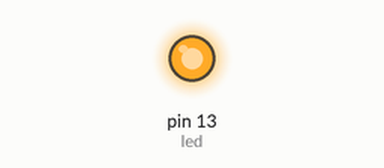
Simulated run of this sketch. Board: Arduino Uno, built with avr-gcc and run on an emulated ATmega328P. Shown: output pins drawn as LEDs (lit = HIGH). What the sketch prints to the serial monitor is not drawn.

Above: at 1.0 s.
At 3.0 s:
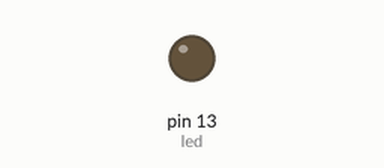
Timing chart, 0 to 5.2 s (numbered marks = the images above):
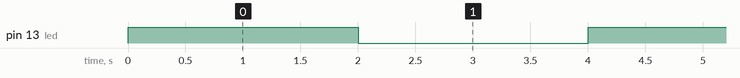

Measured:
- by itself, pin 13 (led): alternates HIGH for 2.0 s and LOW for 2.0 s

The sketch:

TestLed_arduino_micro.ino
```cpp
#define led  13
void setup() {
  Serial.begin(9600);
  Serial.print("hello Ting");
  pinMode(led,OUTPUT);
}

void loop() {
  // put your main code here, to run repeatedly:
  digitalWrite(led,HIGH);
  Serial.println("ON");
  delay(2000);
  digitalWrite(led,LOW);
  delay(2000);
   Serial.println("OFF");
}
```
